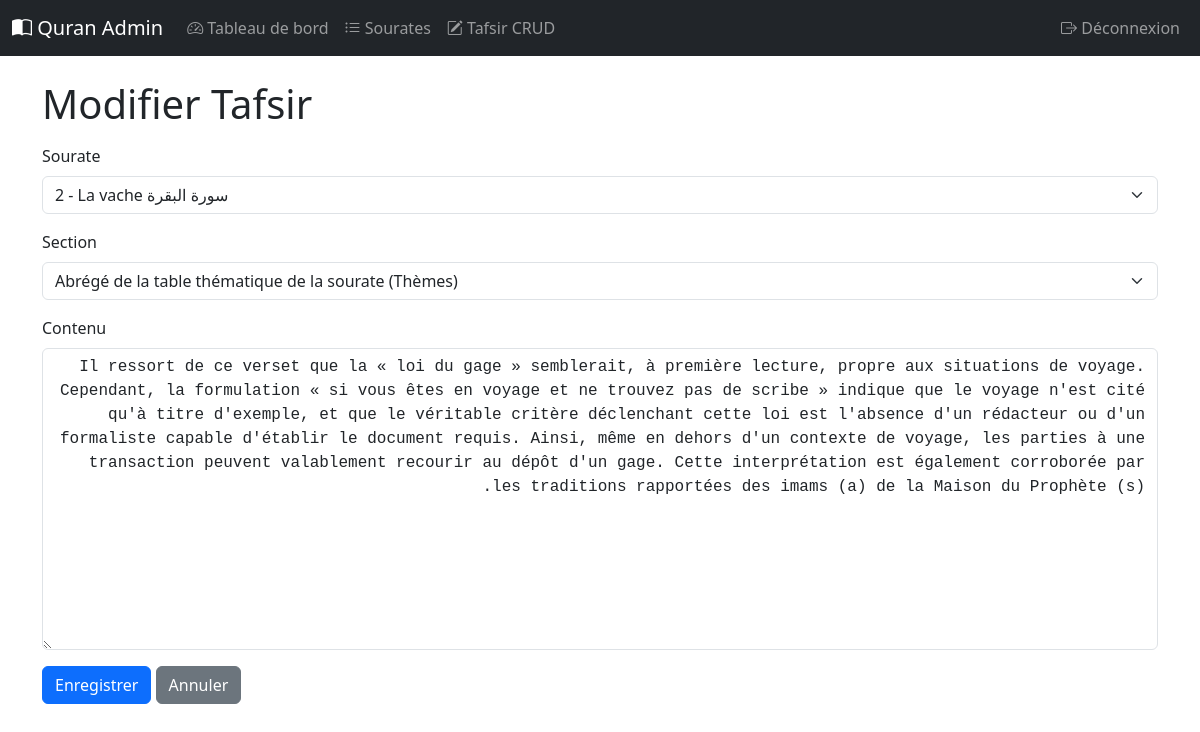
Page /tafsir/edit/5 (signed in) on the committed database.
### tables this page shows
CREATE TABLE tafsir_content(id INTEGER PRIMARY KEY AUTOINCREMENT, sura_id INTEGER, section_id INTEGER, content TEXT);

CREATE TABLE surahs(sura_id INTEGER PRIMARY KEY, name_ar TEXT, name_french TEXT, type TEXT, ayat_count INTEGER);

CREATE TABLE tafsir_sections(id INTEGER PRIMARY KEY, code TEXT, title_fr TEXT, title_fr_short TEXT, sort_order INTEGER);

### admin/app.py (the view)
    def wrapper(*args, **kwargs):
        if not session.get('logged_in'):
            return redirect(url_for('login'))
        return f(*args, **kwargs)

### admin/app.py (called while the page is built, shortened)
def get_db():
    if 'db' not in g:
        conn = sqlite3.connect(DB_PATH)
        conn.row_factory = sqlite3.Row
        g.db = conn
    return g.db

def login_required(f):
    def wrapper(*args, **kwargs):
        if not session.get('logged_in'):
            return redirect(url_for('login'))
        return f(*args, **kwargs)
    wrapper.__name__ = f.__name__
    return wrapper

@app.route('/tafsir/edit/<int:id>', methods=['GET', 'POST'])
@login_required
def tafsir_edit(id):
    db = get_db()
    entry = db.execute('SELECT * FROM tafsir_content WHERE id = ?', (id,)).fetchone()
    if not entry:
        flash('Tafsir entry not found', 'error')
        return redirect(url_for('tafsir_list'))
    surahs = db.execute('SELECT * FROM surahs ORDER BY sura_id').fetchall()
    sections = db.execute('SELECT * FROM tafsir_sections ORDER BY sort_order').fetchall()
    return render_template('tafsir_form.html', surahs=surahs, sections=sections, entry=entry)

### admin/templates/tafsir_form.html (shortened to what this page needs)
{% extends "base.html" %}
{% block content %}
<h1>{% if entry %}Modifier{% else %}Nouvelle entrée{% endif %} Tafsir</h1>
<form method="POST" class="mt-3">
    <div class="mb-3">
        <label for="sura_id" class="form-label">Sourate</label>
        <select class="form-select" name="sura_id" id="sura_id" required>
            {% for s in surahs %}
            <option value="{{ s.sura_id }}" {% if entry and entry.sura_id == s.sura_id %}selected{% endif %}>{{ s.sura_id }} - {{ s.name_french }} <span class="arabic-text" dir="rtl">{{ s.name_ar }}</span></option>
            {% endfor %}
        </select>
    </div>
    <div class="mb-3">
        <label for="section_id" class="form-label">Section</label>
        <select class="form-select" name="section_id" id="section_id" required>
            {% for sec in sections %}
            <option value="{{ sec.id }}" {% if entry and entry.section_id == sec.id %}selected{% endif %}>{{ sec.title_fr }} ({{ sec.title_fr_short }})</option>
            {% endfor %}
        </select>
    </div>
    <div class="mb-3">
        <label for="content" class="form-label">Contenu</label>
        <textarea class="form-control font-monospace" name="content" id="content" rows="12" required dir="rtl">{% if entry %}{{ entry.content }}{% endif %}</textarea>
    </div>
    <button type="submit" class="btn btn-primary">Enregistrer</button>
    <a href="/tafsir" class="btn btn-secondary">Annuler</a>
</form>
{% endblock %}

### rows in the picture
tafsir_content: sura_id "2 - La vache سورة البقرة", section_id "Abrégé de la table thématique de la sourate (Thèmes)", content "Il ressort de ce verset que la « loi du gage » semblerait, à première lecture, propre aux situations de voyage. Cependant, la formulation « si vous êtes en voyage et ne trouvez pas de scribe » indique que le voyage n'est cité qu'à titre d'exemple, et que le véritable critère déclenchant cette loi est l'absence d'un rédacteur ou d'un formaliste capable d'établir le document requis. Ainsi, même en dehors d'un contexte de voyage, les parties à une transaction peuvent valablement recourir au dépôt d'un gage. Cette interprétation est également corroborée par les traditions rapportées des imams (a) de la Maison du Prophète (s)."
